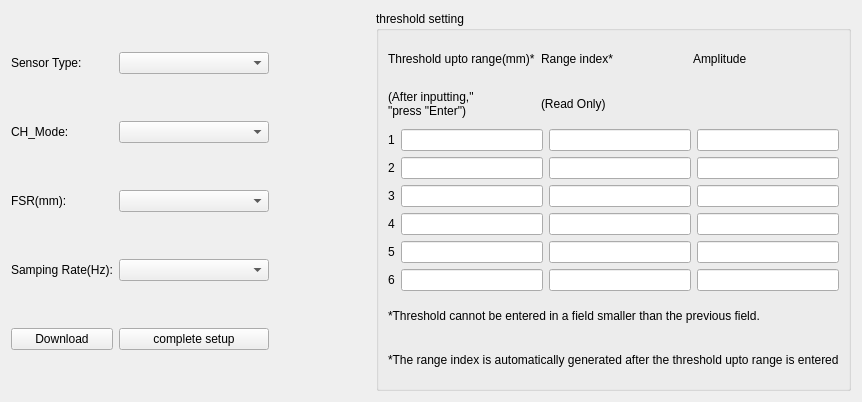
<?xml version="1.0" encoding="UTF-8"?>
<ui version="4.0">
 <class>chx01</class>
 <widget class="QWidget" name="chx01">
  <property name="windowModality">
   <enum>Qt::ApplicationModal</enum>
  </property>
  <property name="geometry">
   <rect>
    <x>0</x>
    <y>0</y>
    <width>862</width>
    <height>402</height>
   </rect>
  </property>
  <property name="windowTitle">
   <string>CHX01</string>
  </property>
  <property name="windowIcon">
   <iconset resource="res.qrc">
    <normaloff>:/logo/res/logo.png</normaloff>:/logo/res/logo.png</iconset>
  </property>
  <layout class="QHBoxLayout" name="horizontalLayout">
   <item>
    <layout class="QGridLayout" name="gridLayout_3">
     <item row="0" column="0">
      <widget class="QLabel" name="label_9">
       <property name="text">
        <string>Sensor Type:</string>
       </property>
      </widget>
     </item>
     <item row="0" column="1">
      <widget class="QComboBox" name="ch_sensorType">
       <property name="minimumSize">
        <size>
         <width>150</width>
         <height>0</height>
        </size>
       </property>
      </widget>
     </item>
     <item row="1" column="0">
      <widget class="QLabel" name="label_6">
       <property name="text">
        <string>CH_Mode:</string>
       </property>
      </widget>
     </item>
     <item row="1" column="1">
      <widget class="QComboBox" name="ch_Mode"/>
     </item>
     <item row="2" column="0">
      <widget class="QLabel" name="label_10">
       <property name="text">
        <string>FSR(mm):</string>
       </property>
      </widget>
     </item>
     <item row="2" column="1">
      <widget class="QComboBox" name="ch_fsr"/>
     </item>
     <item row="3" column="0">
      <widget class="QLabel" name="label_11">
       <property name="text">
        <string>Samping Rate(Hz):</string>
       </property>
      </widget>
     </item>
     <item row="3" column="1">
      <widget class="QComboBox" name="ch_sampingRate"/>
     </item>
     <item row="4" column="0">
      <widget class="QPushButton" name="download_chx01_settings">
       <property name="text">
        <string>Download</string>
       </property>
      </widget>
     </item>
     <item row="4" column="1">
      <widget class="QPushButton" name="completeSetup">
       <property name="text">
        <string>complete setup</string>
       </property>
      </widget>
     </item>
    </layout>
   </item>
   <item>
    <spacer name="horizontalSpacer">
     <property name="orientation">
      <enum>Qt::Horizontal</enum>
     </property>
     <property name="sizeHint" stdset="0">
      <size>
       <width>40</width>
       <height>20</height>
      </size>
     </property>
    </spacer>
   </item>
   <item>
    <widget class="QGroupBox" name="groupBox">
     <property name="title">
      <string>threshold setting</string>
     </property>
     <layout class="QGridLayout" name="gridLayout_2">
      <item row="0" column="0">
       <widget class="QLabel" name="label_15">
        <property name="text">
         <string>Threshold upto range(mm)*</string>
        </property>
       </widget>
      </item>
      <item row="0" column="1">
       <widget class="QLabel" name="label_16">
        <property name="text">
         <string>Range index*</string>
        </property>
       </widget>
      </item>
      <item row="0" column="2">
       <widget class="QLabel" name="label_17">
        <property name="text">
         <string>Amplitude</string>
        </property>
       </widget>
      </item>
      <item row="1" column="0">
       <widget class="QLabel" name="label_27">
        <property name="text">
         <string>(After inputting,&quot;
&quot;press &quot;Enter&quot;)</string>
        </property>
       </widget>
      </item>
      <item row="1" column="1">
       <widget class="QLabel" name="label_26">
        <property name="text">
         <string>(Read Only)</string>
        </property>
       </widget>
      </item>
      <item row="2" column="0" colspan="3">
       <layout class="QGridLayout" name="gridLayout">
        <item row="4" column="4">
         <widget class="QLineEdit" name="ch_amplitude5"/>
        </item>
        <item row="0" column="4">
         <widget class="QLineEdit" name="ch_amplitude1"/>
        </item>
        <item row="2" column="4">
         <widget class="QLineEdit" name="ch_amplitude3"/>
        </item>
        <item row="0" column="1">
         <widget class="QLineEdit" name="ch_threshold1"/>
        </item>
        <item row="1" column="0">
         <widget class="QLabel" name="label_21">
          <property name="text">
           <string>2</string>
          </property>
         </widget>
        </item>
        <item row="0" column="0">
         <widget class="QLabel" name="label_20">
          <property name="text">
           <string>1</string>
          </property>
         </widget>
        </item>
        <item row="2" column="0">
         <widget class="QLabel" name="label_22">
          <property name="text">
           <string>3</string>
          </property>
         </widget>
        </item>
        <item row="5" column="4">
         <widget class="QLineEdit" name="ch_amplitude6"/>
        </item>
        <item row="5" column="0">
         <widget class="QLabel" name="label_25">
          <property name="text">
           <string>6</string>
          </property>
         </widget>
        </item>
        <item row="5" column="2">
         <widget class="QLineEdit" name="ch_range6"/>
        </item>
        <item row="1" column="2">
         <widget class="QLineEdit" name="ch_range2"/>
        </item>
        <item row="4" column="2">
         <widget class="QLineEdit" name="ch_range5"/>
        </item>
        <item row="5" column="1">
         <widget class="QLineEdit" name="ch_threshold6"/>
        </item>
        <item row="0" column="2">
         <widget class="QLineEdit" name="ch_range1"/>
        </item>
        <item row="2" column="1">
         <widget class="QLineEdit" name="ch_threshold3"/>
        </item>
        <item row="1" column="4">
         <widget class="QLineEdit" name="ch_amplitude2"/>
        </item>
        <item row="4" column="1">
         <widget class="QLineEdit" name="ch_threshold5"/>
        </item>
        <item row="3" column="2">
         <widget class="QLineEdit" name="ch_range4"/>
        </item>
        <item row="4" column="0">
         <widget class="QLabel" name="label_24">
          <property name="text">
           <string>5</string>
          </property>
         </widget>
        </item>
        <item row="3" column="1">
         <widget class="QLineEdit" name="ch_threshold4"/>
        </item>
        <item row="1" column="1">
         <widget class="QLineEdit" name="ch_threshold2"/>
        </item>
        <item row="3" column="0">
         <widget class="QLabel" name="label_23">
          <property name="text">
           <string>4</string>
          </property>
         </widget>
        </item>
        <item row="2" column="2">
         <widget class="QLineEdit" name="ch_range3"/>
        </item>
        <item row="3" column="4">
         <widget class="QLineEdit" name="ch_amplitude4"/>
        </item>
       </layout>
      </item>
      <item row="3" column="0" colspan="3">
       <widget class="QLabel" name="label_18">
        <property name="text">
         <string>*Threshold cannot be entered in a field smaller than the previous field.</string>
        </property>
       </widget>
      </item>
      <item row="4" column="0" colspan="3">
       <widget class="QLabel" name="label_19">
        <property name="text">
         <string>*The range index is automatically generated after the threshold upto range is entered</string>
        </property>
       </widget>
      </item>
     </layout>
    </widget>
   </item>
  </layout>
 </widget>
 <resources>
  <include location="res.qrc"/>
 </resources>
 <connections/>
</ui>
